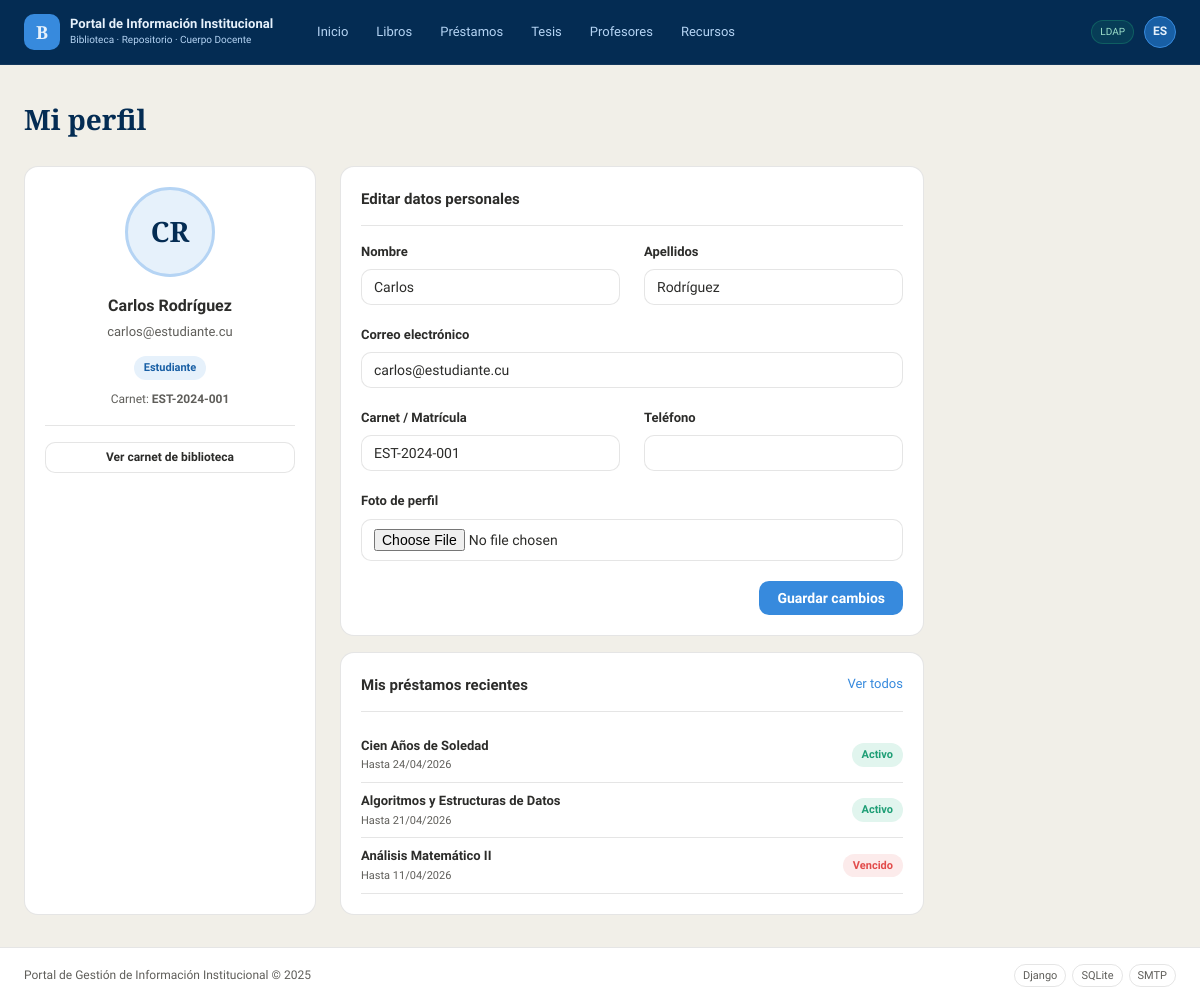
Page /biblioteca/mi-perfil/ (signed in) on the earlier database version.
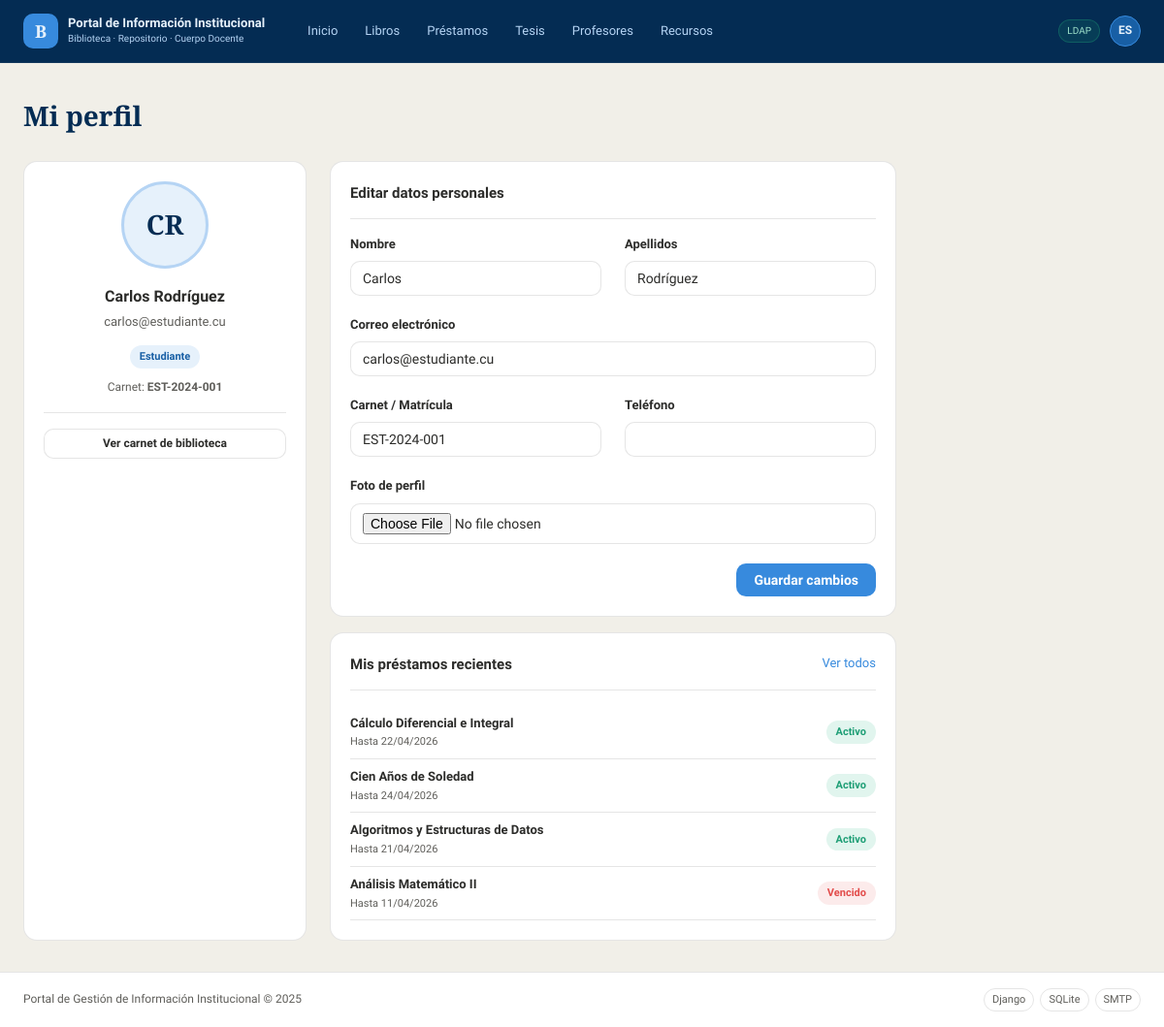
Same page on the later database version.
### biblioteca/models.py (models this page shows, shortened)
class Prestamo(models.Model):
    ESTADO_CHOICES = [
        ('activo',     'Activo'),
        ('devuelto',   'Devuelto'),
        ('vencido',    'Vencido'),
    ]
    ejemplar      = models.ForeignKey(Ejemplar, on_delete=models.PROTECT,
                                       related_name='prestamos')
    usuario       = models.ForeignKey(User, on_delete=models.PROTECT,
                                       related_name='prestamos')
    fecha_prestamo  = models.DateTimeField(auto_now_add=True)
    fecha_devolucion = models.DateField(verbose_name='Fecha límite de devolución')
    fecha_devuelto  = models.DateTimeField(null=True, blank=True)
    estado          = models.CharField(max_length=20, choices=ESTADO_CHOICES,
                                        default='activo')
    notas           = models.TextField(blank=True)
    registrado_por  = models.ForeignKey(User, on_delete=models.SET_NULL,
                                         null=True, related_name='prestamos_registrados')
    class Meta:
        verbose_name        = 'Préstamo'
        verbose_name_plural = 'Préstamos'
        ordering            = ['-fecha_prestamo']

class Ejemplar(models.Model):
    ESTADO_CHOICES = [
        ('disponible', 'Disponible'),
        ('prestado',   'Prestado'),
        ('reservado',  'Reservado'),
        ('deteriorado','Deteriorado'),
    ]
    libro    = models.ForeignKey(Libro, on_delete=models.CASCADE, related_name='ejemplares')
    codigo   = models.CharField(max_length=50, unique=True, verbose_name='Código')
    estado   = models.CharField(max_length=20, choices=ESTADO_CHOICES, default='disponible')
    ubicacion = models.CharField(max_length=100, blank=True,
                                  verbose_name='Ubicación en estantería')
    notas    = models.TextField(blank=True)
    class Meta:
        verbose_name        = 'Ejemplar'
        verbose_name_plural = 'Ejemplares'

class Libro(models.Model):
    titulo    = models.CharField(max_length=300)
    autor     = models.CharField(max_length=200)
    editorial = models.CharField(max_length=200, blank=True)
    anio      = models.PositiveIntegerField(verbose_name='Año', null=True, blank=True)
    isbn      = models.CharField(max_length=20, blank=True, unique=True, null=True)
    categoria = models.ForeignKey(Categoria, on_delete=models.SET_NULL,
                                  null=True, blank=True, related_name='libros')
    descripcion  = models.TextField(blank=True)
    portada      = models.ImageField(upload_to='portadas/', null=True, blank=True)
    fecha_registro = models.DateTimeField(auto_now_add=True)
    class Meta:
        verbose_name        = 'Libro'
        verbose_name_plural = 'Libros'
        ordering            = ['titulo']

### biblioteca/views.py (the view, shortened to what this page needs)
# urls.py: path('mi-perfil/',                        views.mi_perfil,           name='mi_perfil'),
@login_required
def mi_perfil(request):
    perfil, _ = PerfilUsuario.objects.get_or_create(usuario=request.user)
    form = PerfilForm(
        request.POST or None,
        request.FILES or None,
        instance=perfil,
        usuario=request.user
    )
    mis_prestamos = Prestamo.objects.filter(
        usuario=request.user
    ).select_related('ejemplar__libro').order_by('-fecha_prestamo')[:5]
    return render(request, 'biblioteca/mi_perfil.html', {
        'form':          form,
        'perfil':        perfil,
        'mis_prestamos': mis_prestamos,
    })

### biblioteca/forms.py
class PerfilForm(forms.ModelForm):
    first_name = forms.CharField(max_length=150, required=False, label='Nombre')
    last_name  = forms.CharField(max_length=150, required=False, label='Apellidos')
    email      = forms.EmailField(required=False, label='Correo electrónico')
    class Meta:
        model  = PerfilUsuario
        fields = ['carnet', 'telefono', 'foto']
    def __init__(self, *args, **kwargs):
        usuario = kwargs.pop('usuario', None)
        super().__init__(*args, **kwargs)
        if usuario:
            self.fields['first_name'].initial = usuario.first_name
            self.fields['last_name'].initial  = usuario.last_name
            self.fields['email'].initial      = usuario.email
        for name, field in self.fields.items():
            field.widget.attrs['class'] = 'form-control'

### biblioteca/decoradores.py (called while the page is built)
def get_rol(user):
    try:
        return user.perfil.rol
    except PerfilUsuario.DoesNotExist:
        return 'visitante'

### biblioteca/models.py (called while the page is built)
    def iniciales(self):
        nombre = self.usuario.get_full_name() or self.usuario.username
        partes = nombre.split()
        return ''.join(p[0] for p in partes[:2]).upper()

### templates/biblioteca/mi_perfil.html (shortened to what the changed rows need)
{% extends 'base.html' %}
{% block content %}
<div class="page-header">
  <h1 class="page-header__title">Mi perfil</h1>
</div>
<div style="display:grid; grid-template-columns:1fr 2fr; gap:1.5rem; max-width:900px;">
  <div>
    <div class="card">
      {% for p in mis_prestamos %}
        <div style="display:flex; align-items:center; justify-content:space-between;
                    padding:8px 0; border-bottom:1px solid var(--borde);">
          <div style="min-width:0;">
            <div style="font-size:13px; font-weight:600; white-space:nowrap;
                        overflow:hidden; text-overflow:ellipsis;">
              {{ p.ejemplar.libro.titulo }}
            </div>
            <div style="font-size:11px; color:var(--gris-medio);">
              Hasta {{ p.fecha_devolucion|date:"d/m/Y" }}
            </div>
          </div>
          <span class="badge
            {% if p.estado == 'activo' %}badge--disponible
            {% elif p.estado == 'vencido' %}badge--prestado
            {% else %}badge--info{% endif %}">
            {{ p.get_estado_display }}
          </span>
        </div>
      {% empty %}
        <p style="font-size:13px; color:var(--gris-medio); padding:1rem 0;">
          No tienes préstamos registrados.
        </p>
      {% endfor %}
    </div>
  </div>
</div>
{% endblock %}

Differences in the rows shown:
added Prestamo: ejemplar.libro.titulo "Cálculo Diferencial e Integral", fecha_devolucion "22/04/2026", estado "Activo"
